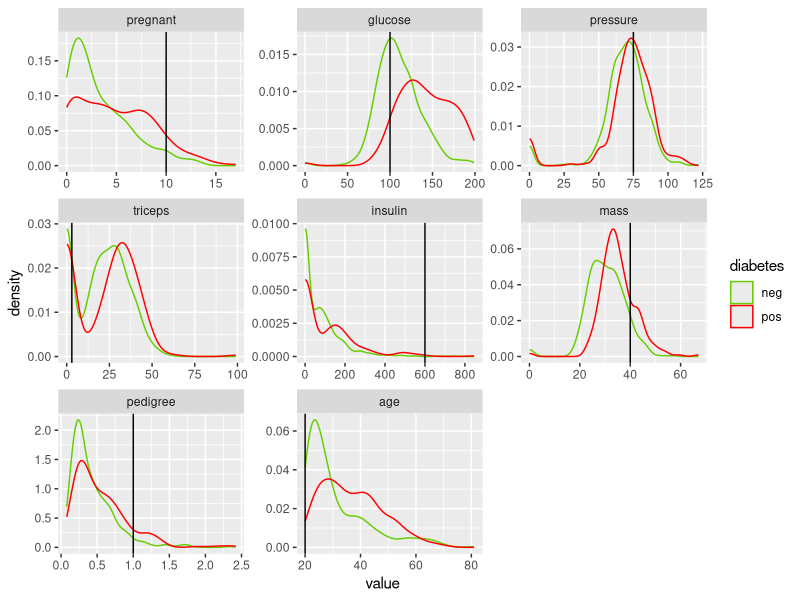
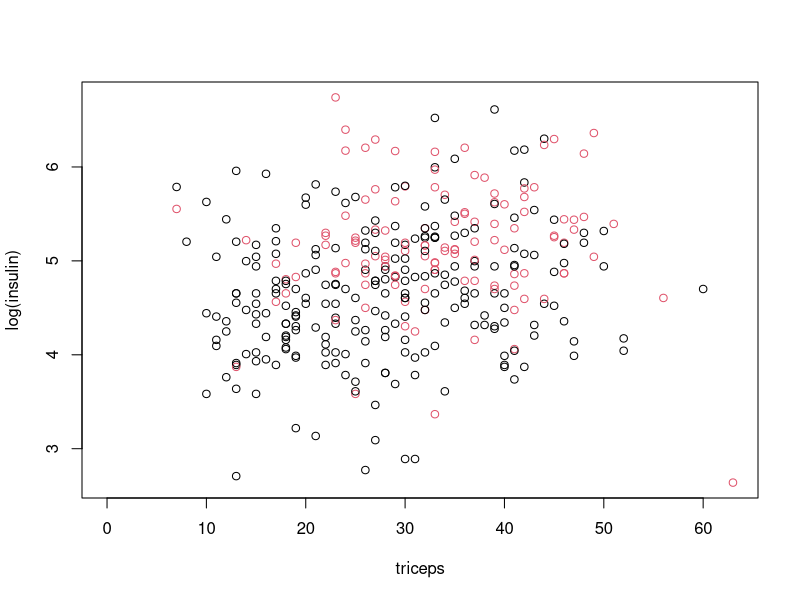
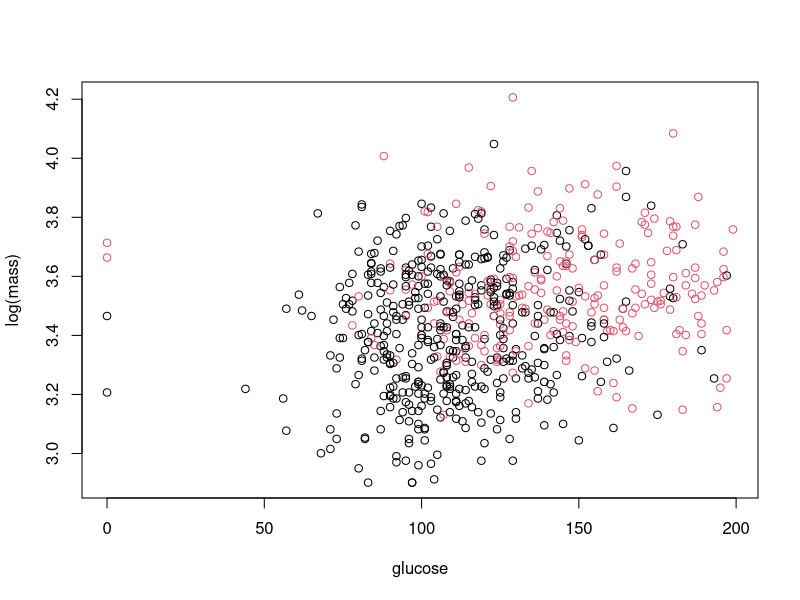
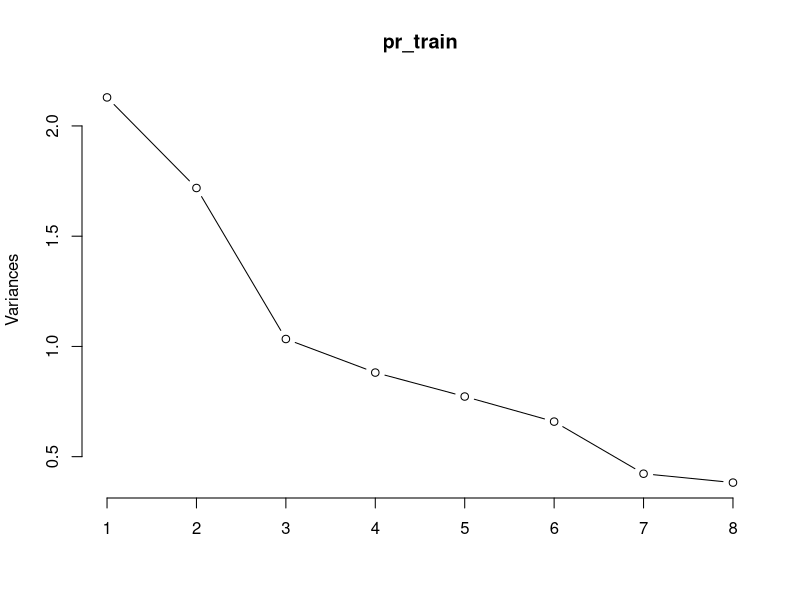
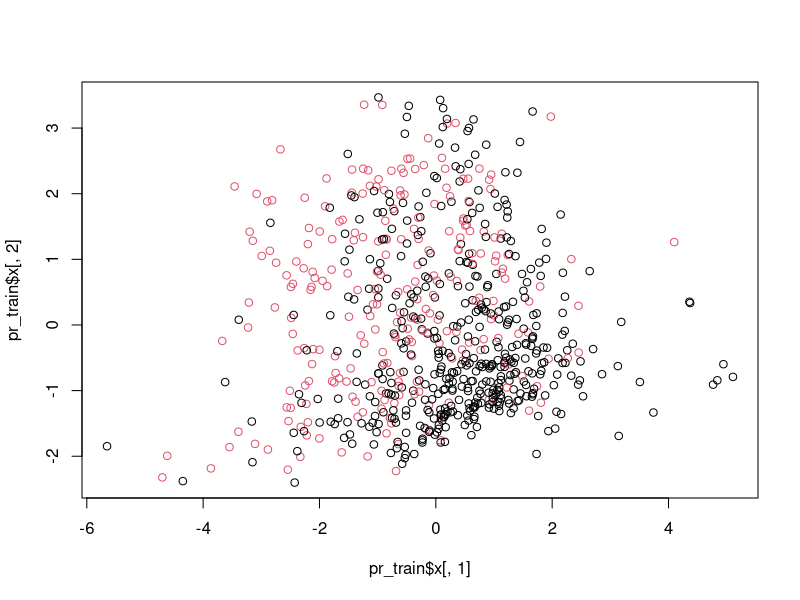

Write R code to recreate these figures, in order. (Note: this script raises an error after producing the figures.)
library(mlbench)
library(ggplot2)
library(stats)
library(e1071)

# get data
data(PimaIndiansDiabetes)
df_data <- PimaIndiansDiabetes

# data set with 768 observations, 8 features, and 2 classes
dim(df_data)

# split into training set and test set
set.seed(3)
sample_index <- sample(1:nrow(df_data), 0.1*nrow(df_data), FALSE)
dt_test <- df_data[sample_index, ]
dt_train <- df_data[-sample_index, ]

# plot each feature vector
df_melted <- reshape2::melt(df_data, id.vars = "diabetes")

new_data <- data.frame(
  pregnant = 10,
  glucose = 100,
  pressure = 75,
  triceps = 3,
  insulin = 600,
  mass = 40,
  pedigree = 1,
  age = 20
)

new_data <- data.frame(new_values = t(new_data))
new_data$variable <- rownames(new_data)

new_data_merged <- merge(df_melted, new_data, by.x = "variable") 

ggplot(data = new_data_merged,
       aes(x = value,
           group = diabetes,
           colour = diabetes)) + 
  geom_density() + 
  facet_wrap(~ variable, scales  =  "free") +
  geom_vline(aes(xintercept = new_values)) +
  scale_colour_manual(name = "diabetes",values = c("chartreuse3", "red", "black"))

with(dt_train, plot(x = triceps, y = log(insulin), col = diabetes))
with(dt_train, plot(x = glucose, y = log(mass), col = diabetes))

#---------------------------------------------------------------------------------------------------
# naive bayes
#---------------------------------------------------------------------------------------------------

nb_model <- e1071::naiveBayes(diabetes ~ .,data = dt_train)

# back-test with training data
nb_predict_train <- stats::predict(nb_model, dt_train[, 1:8])

# confusion matrix to get true and false negatives
table(
  model_prediction  =  nb_predict_train,
  actual_class  =  dt_train$diabetes
)

# now try test data
nb_predict_test <- stats::predict(nb_model, dt_test[, 1:8])
table(
  model_prediction  =  nb_predict_test,
  actual_class  =  dt_test$diabetes
)


#---------------------------------------------------------------------------------------------------
# principal component analysis
#---------------------------------------------------------------------------------------------------

pr_train <- stats::prcomp(x = dt_train[, 1:8], center = TRUE, scale = TRUE)

# first 3 PCs explain 61% of variance
plot(pr_train, type = "l")
summary(pr_train)

plot(x = pr_train$x[, 1], y = pr_train$x[, 2], col = dt_train$diabetes)

scatterplot3d(x = pr_train$x[, 1], y = pr_train$x[, 2], z = pr_train$x[, 3], 
              color = c("chartreuse4", "red")[dt_train$diabetes])

#---------------------------------------------------------------------------------------------------
# binomial logistic regression
#---------------------------------------------------------------------------------------------------

logit_model <- stats::glm(diabetes ~ ., data = dt_train, family = "binomial")

# predict on new data
logit_predict <- round(stats::predict(logit_model, newdata = dt_test[, 1:8], type = "response"), 0)
logit_predict <- as.factor(ifelse(logit_predict == 0, "pred_neg", "pred_pos"))
dt_logit_predict <- rbind(dt_train, data.frame(dt_test[, 1:8], diabetes = logit_predict))

# plot this prediction on most statistically significant variables
ggplot(data = dt_logit_predict, 
       aes(x = glucose,
           y = log(mass),
           shape = diabetes,
           size = diabetes,
           colour = diabetes)) + 
  geom_point() +
  scale_shape_manual(values = c(1, 1, 17, 17)) +
  scale_size_manual(values = c(2, 2, 4 , 4)) +
  scale_colour_manual(name = "diabetes",values = c("chartreuse3", "red", "chartreuse4", "red1"))


# with PCA
pca_logit_model <- stats::glm(dt_train$diabetes ~ ., data = data.frame(pr_train$x), family = "binomial")

pr_test <- stats::predict(pr_train, newdata = dt_test[, 1:8])

pca_logit_predict <- round(stats::predict(pca_logit_model, newdata = data.frame(pr_test), type = "response"), 0)
pca_logit_predict <- as.factor(ifelse(pca_logit_predict == 0, "pred_neg", "pred_pos"))
table(
  model_prediction  =  pca_logit_predict,
  actual_class  =  dt_test$diabetes
)

dt_logit_predict <- rbind(data.frame(pr_train$x, diabetes = dt_train$diabetes),
                          data.frame(pr_test, diabetes = pca_logit_predict))
ggplot(data = dt_logit_predict, 
       aes(x = PC1,
           y = PC2,
           shape = diabetes,
           colour = diabetes)) + 
  geom_point() +
  scale_shape_manual(values = c(1, 1, 17, 17)) +
  scale_colour_manual(name = "diabetes",values = c("chartreuse3", "red", "chartreuse4", "red1"))








